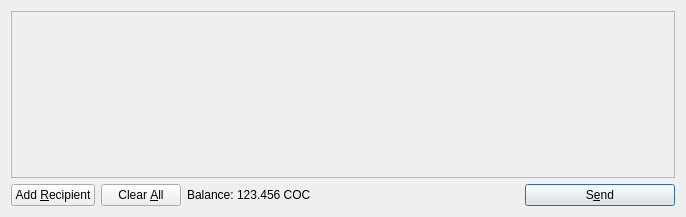
<?xml version="1.0" encoding="UTF-8"?>
<ui version="4.0">
 <class>SendCoinsDialog</class>
 <widget class="QDialog" name="SendCoinsDialog">
  <property name="geometry">
   <rect>
    <x>0</x>
    <y>0</y>
    <width>686</width>
    <height>217</height>
   </rect>
  </property>
  <property name="windowTitle">
   <string>Send Coins</string>
  </property>
  <layout class="QVBoxLayout" name="verticalLayout">
   <item>
    <widget class="QScrollArea" name="scrollArea">
     <property name="widgetResizable">
      <bool>true</bool>
     </property>
     <widget class="QWidget" name="scrollAreaWidgetContents">
      <property name="geometry">
       <rect>
        <x>0</x>
        <y>0</y>
        <width>666</width>
        <height>165</height>
       </rect>
      </property>
      <layout class="QVBoxLayout" name="verticalLayout_2">
       <property name="margin">
        <number>0</number>
       </property>
       <item>
        <layout class="QVBoxLayout" name="entries">
         <property name="spacing">
          <number>6</number>
         </property>
        </layout>
       </item>
       <item>
        <spacer name="verticalSpacer">
         <property name="orientation">
          <enum>Qt::Vertical</enum>
         </property>
         <property name="sizeHint" stdset="0">
          <size>
           <width>20</width>
           <height>40</height>
          </size>
         </property>
        </spacer>
       </item>
      </layout>
     </widget>
    </widget>
   </item>
   <item>
    <layout class="QHBoxLayout" name="horizontalLayout">
     <item>
      <widget class="QPushButton" name="addButton">
       <property name="toolTip">
        <string>Send to multiple recipients at once</string>
       </property>
       <property name="text">
        <string>Add &amp;Recipient</string>
       </property>
       <property name="icon">
        <iconset resource="../bitcoin.qrc">
         <normaloff>:/icons/add</normaloff>:/icons/add</iconset>
       </property>
       <property name="autoDefault">
        <bool>false</bool>
       </property>
      </widget>
     </item>
     <item>
      <widget class="QPushButton" name="clearButton">
       <property name="sizePolicy">
        <sizepolicy hsizetype="Minimum" vsizetype="Fixed">
         <horstretch>0</horstretch>
         <verstretch>0</verstretch>
        </sizepolicy>
       </property>
       <property name="toolTip">
        <string>Remove all transaction fields</string>
       </property>
       <property name="text">
        <string>Clear &amp;All</string>
       </property>
       <property name="icon">
        <iconset resource="../bitcoin.qrc">
         <normaloff>:/icons/remove</normaloff>:/icons/remove</iconset>
       </property>
       <property name="autoRepeatDelay">
        <number>300</number>
       </property>
       <property name="autoDefault">
        <bool>false</bool>
       </property>
      </widget>
     </item>
     <item>
      <layout class="QHBoxLayout" name="horizontalLayout_2">
       <property name="spacing">
        <number>3</number>
       </property>
       <item>
        <widget class="QLabel" name="label">
         <property name="text">
          <string>Balance:</string>
         </property>
        </widget>
       </item>
       <item>
        <widget class="QLabel" name="labelBalance">
         <property name="cursor">
          <cursorShape>IBeamCursor</cursorShape>
         </property>
         <property name="text">
          <string>123.456 COC</string>
         </property>
         <property name="textInteractionFlags">
          <set>Qt::LinksAccessibleByMouse|Qt::TextSelectableByKeyboard|Qt::TextSelectableByMouse</set>
         </property>
        </widget>
       </item>
      </layout>
     </item>
     <item>
      <spacer name="horizontalSpacer">
       <property name="orientation">
        <enum>Qt::Horizontal</enum>
       </property>
       <property name="sizeHint" stdset="0">
        <size>
         <width>40</width>
         <height>20</height>
        </size>
       </property>
      </spacer>
     </item>
     <item>
      <widget class="QPushButton" name="sendButton">
       <property name="minimumSize">
        <size>
         <width>150</width>
         <height>0</height>
        </size>
       </property>
       <property name="toolTip">
        <string>Confirm the send action</string>
       </property>
       <property name="text">
        <string>S&amp;end</string>
       </property>
       <property name="icon">
        <iconset resource="../bitcoin.qrc">
         <normaloff>:/icons/send</normaloff>:/icons/send</iconset>
       </property>
       <property name="default">
        <bool>true</bool>
       </property>
      </widget>
     </item>
    </layout>
   </item>
  </layout>
 </widget>
 <resources>
  <include location="../bitcoin.qrc"/>
 </resources>
 <connections/>
</ui>
